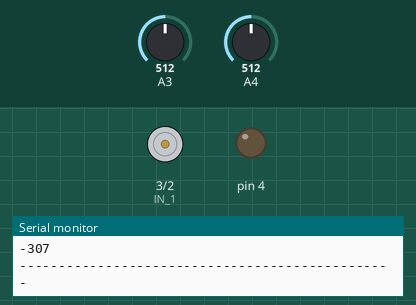
Simulated run of this sketch. Board: Arduino Uno, built with avr-gcc and run on an emulated ATmega328P. On the bench: motor-driver pin pairs drawn as motors (green arrow = first pin HIGH = forward, orange = second pin HIGH = backward, longer = more drive), output pins drawn as LEDs (lit = HIGH), the last lines printed to the serial monitor. Inputs (shaded band) come from the test bench; at power-on: A4 = 512, A3 = 512.

Above: at 1.2 s.
1.3 s: A4 set to 554
2.8 s: A4 set to 582
At 4.0 s:
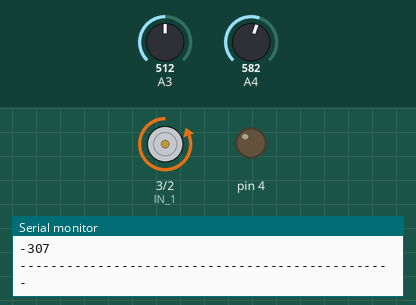
4.4 s: A3 set to 798
5.9 s: A3 set to 810
Timing chart, 0 to 8.4 s (numbered marks = the images above; inputs shaded):
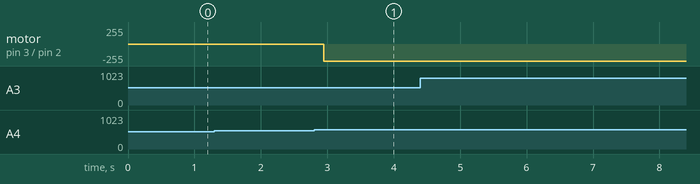

The sketch:

sketch_apr16a.ino
```cpp
#include "MicroMouse.h"
#define IN_1 3
#define IN_2 2
#define IN_3 23
#define IN_4 22
#define LSENSOR 18
#define RSENSOR 17
#define enable_1 4
#define enable_2 21


MicroMouse mouse(IN_1,IN_2,IN_3,IN_4,enable_1,enable_2);

void setup() {
  mouse.setLeftSensor(LSENSOR);
  mouse.setRightSensor(RSENSOR);
  Serial.begin(9600);
}

void loop() {
  mouse.moveForward();
  Serial.println(mouse.readLeftSensor());
  Serial.println(mouse.readRightSensor());
  Serial.println("------------------------------------------------");
  delay(50);
}
```

MicroMouse.cpp
```cpp
#include "MicroMouse.h"

MicroMouse::MicroMouse(uint8_t in1,uint8_t in2, uint8_t in3,uint8_t in4,uint8_t enable1, uint8_t enable2)
{
    // Configure the pins
    _motor_1.IN_1 = in1;
    _motor_1.IN_2 = in2;
    _motor_2.IN_1 = in3;
    _motor_2.IN_2 = in4;
    _motor_1.enable = enable1;
    _motor_2.enable = enable2;

    pinMode(_motor_1.IN_1, OUTPUT);
    pinMode(_motor_1.IN_2, OUTPUT);
    pinMode(_motor_2.IN_1, OUTPUT);
    pinMode(_motor_2.IN_2, OUTPUT);
    pinMode(_motor_1.enable, OUTPUT);
    pinMode(_motor_2.enable, OUTPUT);

    // Set the starting parameters
    _motor_1.speed = 0;
    _motor_2.speed = 0;
    _leftSensor = -1;
    _rightSensor = -1;

    // Set the control parameters
    _time = millis();
    _integral = 0;
    _kp = 0.04;
    _ki = 0.04;
    _rightBaseline = 800;
    _leftBaseline = 960;
    _tolerance = 100;
}


void MicroMouse::wheelForward(Motor& motor){
  motor.setWheelDirection(_forward);
}

void MicroMouse::wheelBackward(Motor& motor){
  motor.setWheelDirection(_backward);
}

void MicroMouse::change_speed(unsigned spd){
    if(spd > MAXSPEED || spd < 0){
        return;
    }
    _motor_1.setSpeed(spd);
    _motor_2.setSpeed(spd);
}

void MicroMouse::change_motor_speed(Motor& motor, unsigned spd){
    if(spd > MAXSPEED || spd < 0 || motor.enable == -1){
        return;
    }
    motor.setSpeed(spd);
}

void MicroMouse::stopMotor(){
    change_speed(0);
}


void MicroMouse::setLeftSensor(uint8_t pin){
    pinMode(pin, INPUT);
    _leftSensor = pin;
}

void MicroMouse::setRightSensor(uint8_t pin){
    pinMode(pin, INPUT);
    _rightSensor = pin;
}

int MicroMouse::readLeftSensor() const{
    if(_leftSensor == -1)return 0;
    return acquireSensor(_leftSensor);
}

int MicroMouse::readRightSensor() const{
    if(_rightSensor == -1)return 0;
    return acquireSensor(_rightSensor);
}


void MicroMouse::moveForward(){
    // This is where our controller will be implemented since we only
  	// need it when going forward.

  	// Find your position relative to the left and right walls
  	_rightDistance = readRightSensor();
  	_leftDistance = readLeftSensor();

  	// Compute the error in these measurements
    _rightError = _rightBaseline - _rightDistance;
    _leftError = _leftBaseline - _leftDistance;

         _time = millis()-_time;
  	// Compute the total error and integral error
  	_totalError = _rightError - _leftError;
  	_integral += _totalError*_time*1e-3;

  	// Decide how to correct based on the error
        _rightSpeed = _motor_1.speed;
        _leftSpeed = _motor_2.speed;
  	if(_totalError < -_tolerance){
 	_rightSpeed += abs(_kp*_totalError + _ki*_integral); //shift left
 	change_motor_speed(_motor_1,_rightSpeed);
        _leftSpeed -= abs(_kp*_totalError + _ki*_integral);
        change_motor_speed(_motor_2,_leftSpeed);
  	}
  	else if (_totalError > _tolerance){
        _rightSpeed -= abs(_kp*_totalError + _ki*_integral);	//shift right
        change_motor_speed(_motor_1, _rightSpeed);
        _leftSpeed += abs(_kp*_totalError + _ki*_integral);
        change_motor_speed(_motor_2,_leftSpeed);
  	}
  	else{
        motor_direction(_forward);
        change_speed(MAXSPEED);
  	}
     Serial.print("left error: ");
     Serial.println(_leftError);
     Serial.print("right error: ");
     Serial.println(_rightError);
     Serial.print("left speed: ");
     Serial.println(_leftSpeed);
     Serial.print("right speed: ");
     Serial.println(_rightSpeed);
     Serial.print("integral: ");
     Serial.println(_integral);
     _time = millis();
}

void MicroMouse::moveBackward(){
    motor_direction(_backward);
    change_speed(MAXSPEED);
}

void MicroMouse::turnLeft(){
    motor_direction(_left);
    change_speed(MAXSPEED);
    delay(1500);
    motor_direction(_forward);
}

void MicroMouse::turnRight(){
    motor_direction(_right);
    change_speed(MAXSPEED);
    delay(1500);
    motor_direction(_forward);
}

int MicroMouse::acquireSensor(int pin) const{
    int sum = 0;
    for(int i = 0;i<NUMBER_OF_SAMPLE;i++){
        sum += analogRead(pin);
    }
    return sum/NUMBER_OF_SAMPLE;
}

void MicroMouse::motor_direction(int d){
  switch (d) {
    case _forward:
      wheelForward(_motor_1);
      wheelForward(_motor_2);
      break;
    case _backward:
      wheelBackward(_motor_1);
      wheelBackward(_motor_2);
      break;
    case _left:
      wheelForward(_motor_1);
      wheelBackward(_motor_2);
      break;
    case _right:
      wheelBackward(_motor_2);
      wheelForward(_motor_1);
      break;
    default:
    break;
  }
}
```

MicroMouse.h
```cpp
#ifndef MICROMOUSE_H
#define MICROMOUSE_H
#include <stdint.h>
#include <Arduino.h>
#include <math.h>
enum Direction{_forward,_left, _right,_backward};
#define MAXSPEED 80
#define NUMBER_OF_SAMPLE 80

struct Motor{
  unsigned speed;
  uint8_t IN_1;
  uint8_t IN_2;
  int8_t enable;
  void setSpeed(int spd){if(spd < 0){spd = -spd;}speed = spd;analogWrite(enable,spd);}
  Direction wheelDirection(){if(digitalRead(IN_1) == HIGH && digitalRead(IN_2) == LOW){return _forward;}return _backward;};
  void setWheelDirection(Direction dirc){
  if(_forward){
    digitalWrite(IN_1,HIGH);
    digitalWrite(IN_2,LOW);
  }
  else if(_backward){
    digitalWrite(IN_1,LOW);
    digitalWrite(IN_2,HIGH);
  }
}

};

class MicroMouse
{
    public:
        MicroMouse(uint8_t in1,uint8_t in2, uint8_t in3,uint8_t in4,uint8_t enable1, uint8_t enable2);
        void motor_direction(int d);
        void change_speed(unsigned spd);
        void stopMotor();


        void wheelForward(Motor& motor);
        void wheelBackward(Motor& motor);

        void moveForward();
        void moveBackward();
        void turnLeft();
        void turnRight();

        int readLeftSensor() const;
        void setLeftSensor(uint8_t pin);

        int readRightSensor() const;
        void setRightSensor(uint8_t pin);

        int acquireSensor(int pin) const;

    private:

        Motor _motor_1;
        Motor _motor_2;

        int8_t _leftSensor;
        int8_t _rightSensor;

        int _rightDistance;
        int _leftDistance;

        int _rightBaseline;
        int _leftBaseline;

        int _rightError;
        int _leftError;
        int _prevRightError;
        int _prevLeftError;
        int _totalError;
        int _tolerance;

        float _time;	// Time between control loop iterations
        int _integral;
        double _kp;	// Proportional gain
        double _ki;	// Integral gain

        int _leftSpeed;
        int _rightSpeed;
        int _delay_count = 0;


        void change_motor_speed(Motor& motor,unsigned speed);
};

#endif // MICROMOUSE_H
```

Measured:
- the behaviour switches between 571 and 572 on A4 (found by bisection; images 0 and 1)
- after the input at 2.8 s, motor on pin 3 (IN_1) / pin 2 (IN_2): stopped → backward 255/255 after 0.15 s
